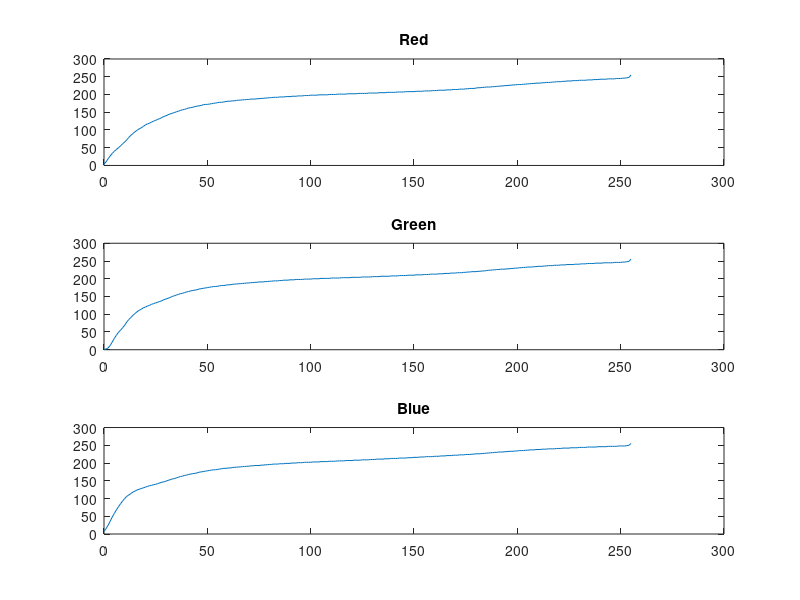

MATLAB code to generate this figure:
file = fopen('vs/transformArrayR.txt','r');
arrR = fread(file, 256, 'int');
file = fopen('vs/transformArrayG.txt','r');
arrG = fread(file, 256, 'int');
file = fopen('vs/transformArrayB.txt','r');
arrB = fread(file, 256, 'int');
x = 0:1:255; 
x = int32(x);
subplot(3,1,1)
plot(x,arrR,'-'); 
title('Red');
subplot(3,1,2)
plot(x,arrG,'-'); 
title('Green');
subplot(3,1,3)
plot(x,arrB,'-'); 
title('Blue');